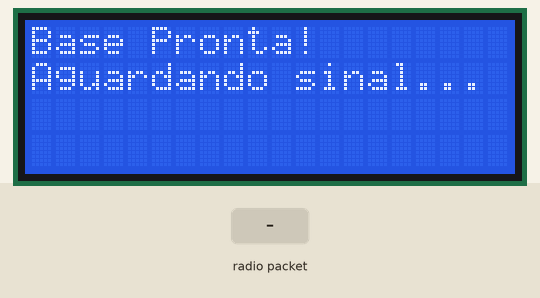
Bench run of a sketch on a simulated ESP32. Parts: 20×4 character LCD. The inputs (shaded band) are chosen by the test bench. What the sketch prints to the serial monitor is not drawn.

Above: at 1.2 s.
1.3 s: radio packet "1" arrives
At 2.1 s:
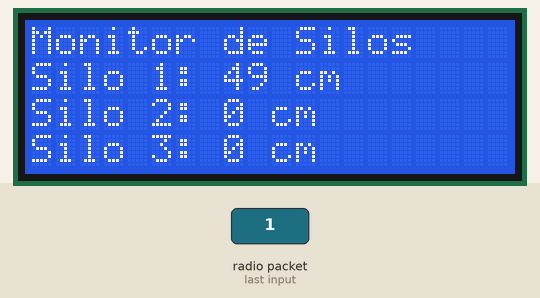
2.9 s: radio packet "0" arrives
4.5 s: radio packet "2" arrives
At 5.7 s:
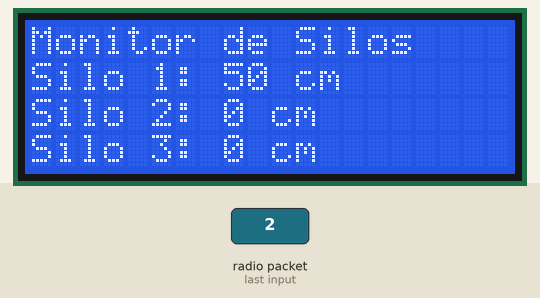
Timing chart, 0 to 7.5 s (numbered marks = the images above; inputs shaded):
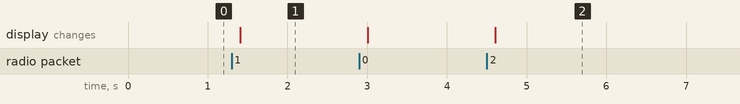

The sketch:

ESP32_HC-SR04_PARALELO.ino
```cpp
#include <esp_now.h>
#include <WiFi.h>
#include <Wire.h>
#include <LiquidCrystal_I2C.h>

// Configuração do Display LCD (Endereço comum: 0x27 ou 0x3F)
LiquidCrystal_I2C lcd(0x27, 20, 4);

// --- MAC ADDRESS EXATO DO SEU ESP32 TRANSMISSOR ---
uint8_t enderecoTransmissor[] = {0xEC, 0xE3, 0x34, 0x48, 0x34, 0x50};

// MESMA chave secreta definida no transmissor (16 caracteres exatos)
uint8_t chaveSecreta[16] = {'S', 'i', 'l', 'o', 'S', 'e', 'g', 'u', 'r', 'o', '1', '2', '3', '4', '5', '6'};

// Estrutura de dados recebidos (idêntica à do transmissor)
typedef struct struct_mensagem {
  int distancia1_cm;
  int distancia2_cm;
  int distancia3_cm;
} struct_mensagem;

struct_mensagem dadosRecebidos;
esp_now_peer_info_t peerInfo;

// Função de callback para receber e descriptografar os dados
void AoReceber(const esp_now_recv_info *info, const uint8_t *dados_recebidos, int len) {
  memcpy(&dadosRecebidos, dados_recebidos, sizeof(dadosRecebidos));

  Serial.print("Silo 1: "); Serial.print(dadosRecebidos.distancia1_cm); Serial.println(" cm");
  Serial.print("Silo 2: "); Serial.print(dadosRecebidos.distancia2_cm); Serial.println(" cm");
  Serial.print("Silo 3: "); Serial.print(dadosRecebidos.distancia3_cm); Serial.println(" cm");

  // Atualiza o Display LCD 20x4 com as 3 leituras
  lcd.clear();
  lcd.setCursor(0, 0);
  lcd.print("Monitor de Silos");

  lcd.setCursor(0, 1);
  lcd.print("Silo 1: ");
  lcd.print(dadosRecebidos.distancia1_cm);
  lcd.print(" cm   ");

  lcd.setCursor(0, 2);
  lcd.print("Silo 2: ");
  lcd.print(dadosRecebidos.distancia2_cm);
  lcd.print(" cm   ");

  lcd.setCursor(0, 3);
  lcd.print("Silo 3: ");
  lcd.print(dadosRecebidos.distancia3_cm);
  lcd.print(" cm   ");
}

void setup() {
  Serial.begin(115200);

  // Inicializa o LCD
  lcd.init();
  lcd.backlight();
  lcd.setCursor(0, 0);
  lcd.print("Base Pronta!");
  lcd.setCursor(0, 1);
  lcd.print("Aguardando sinal...");

  // Configura o Wi-Fi em modo Estação
  WiFi.mode(WIFI_STA);

  // Inicializa o ESP-NOW
  if (esp_now_init() != ESP_OK) {
    Serial.println("Erro ao inicializar ESP-NOW");
    return;
  }

  // Registra a função de callback de recepção
  esp_now_register_recv_cb(AoReceber);

  // --- CONFIGURAÇÃO DO PEER CRIPTOGRAFADO NA BASE ---
  memcpy(peerInfo.peer_addr, enderecoTransmissor, 6);
  peerInfo.channel = 0;
  peerInfo.encrypt = true;
  memcpy(peerInfo.lmk, chaveSecreta, 16);

  if (esp_now_add_peer(&peerInfo) != ESP_OK) {
    Serial.println("Falha ao registrar peer criptografado na Base");
  } else {
    Serial.println("Transmissor seguro registrado com sucesso na Base!");
  }
}

void loop() {
  // A base fica permanentemente escutando
}
```

Measured:
- after the input at 1.3 s, the display: changes after 0.11 s (image 1)
- after the input at 4.5 s, the display: changes after 0.11 s (image 2)
